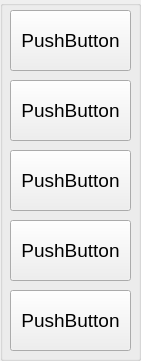
     <widget class="QGroupBox" name="groupBox_2">
      <property name="geometry">
       <rect>
        <x>10</x>
        <y>460</y>
        <width>141</width>
        <height>361</height>
       </rect>
      </property>
      <property name="font">
       <font>
        <pointsize>14</pointsize>
       </font>
      </property>
      <property name="title">
       <string/>
      </property>
      <widget class="QPushButton" name="pushButton_21">
       <property name="geometry">
        <rect>
         <x>10</x>
         <y>10</y>
         <width>121</width>
         <height>61</height>
        </rect>
       </property>
       <property name="text">
        <string>PushButton</string>
       </property>
      </widget>
      <widget class="QPushButton" name="pushButton_22">
       <property name="geometry">
        <rect>
         <x>10</x>
         <y>80</y>
         <width>121</width>
         <height>61</height>
        </rect>
       </property>
       <property name="text">
        <string>PushButton</string>
       </property>
      </widget>
      <widget class="QPushButton" name="pushButton_23">
       <property name="geometry">
        <rect>
         <x>10</x>
         <y>150</y>
         <width>121</width>
         <height>61</height>
        </rect>
       </property>
       <property name="text">
        <string>PushButton</string>
       </property>
      </widget>
      <widget class="QPushButton" name="pushButton_24">
       <property name="geometry">
        <rect>
         <x>10</x>
         <y>220</y>
         <width>121</width>
         <height>61</height>
        </rect>
       </property>
       <property name="text">
        <string>PushButton</string>
       </property>
      </widget>
      <widget class="QPushButton" name="pushButton_25">
       <property name="geometry">
        <rect>
         <x>10</x>
         <y>290</y>
         <width>121</width>
         <height>61</height>
        </rect>
       </property>
       <property name="text">
        <string>PushButton</string>
       </property>
      </widget>
     </widget>
